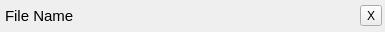
<?xml version="1.0" encoding="UTF-8"?>
<ui version="4.0">
 <class>FileListItemWidget</class>
 <widget class="QFrame" name="FileListItemWidget">
  <property name="geometry">
   <rect>
    <x>0</x>
    <y>0</y>
    <width>385</width>
    <height>32</height>
   </rect>
  </property>
  <property name="windowTitle">
   <string notr="true">FileListItem</string>
  </property>
  <property name="frameShape">
   <enum>QFrame::NoFrame</enum>
  </property>
  <property name="frameShadow">
   <enum>QFrame::Plain</enum>
  </property>
  <property name="lineWidth">
   <number>1</number>
  </property>
  <layout class="QGridLayout" name="gridLayout">
   <property name="leftMargin">
    <number>5</number>
   </property>
   <property name="topMargin">
    <number>3</number>
   </property>
   <property name="rightMargin">
    <number>3</number>
   </property>
   <property name="bottomMargin">
    <number>3</number>
   </property>
   <property name="horizontalSpacing">
    <number>3</number>
   </property>
   <item row="0" column="0">
    <widget class="QLabel" name="fileNameLabel">
     <property name="font">
      <font>
       <pointsize>11</pointsize>
      </font>
     </property>
     <property name="text">
      <string notr="true">File Name</string>
     </property>
    </widget>
   </item>
   <item row="0" column="1">
    <widget class="QLabel" name="emblemLabel">
     <property name="maximumSize">
      <size>
       <width>30</width>
       <height>30</height>
      </size>
     </property>
     <property name="text">
      <string/>
     </property>
     <property name="pixmap">
      <pixmap>:/resources/icons/emblems/emblem-important.png</pixmap>
     </property>
     <property name="scaledContents">
      <bool>true</bool>
     </property>
    </widget>
   </item>
   <item row="0" column="2">
    <widget class="QLabel" name="lineCountLabel">
     <property name="sizePolicy">
      <sizepolicy hsizetype="Maximum" vsizetype="Preferred">
       <horstretch>0</horstretch>
       <verstretch>0</verstretch>
      </sizepolicy>
     </property>
     <property name="minimumSize">
      <size>
       <width>20</width>
       <height>0</height>
      </size>
     </property>
     <property name="text">
      <string notr="true"/>
     </property>
    </widget>
   </item>
   <item row="0" column="3">
    <widget class="QToolButton" name="closeButton">
     <property name="text">
      <string>X</string>
     </property>
    </widget>
   </item>
  </layout>
 </widget>
 <resources>
  <include location="resources.qrc"/>
 </resources>
 <connections/>
</ui>
